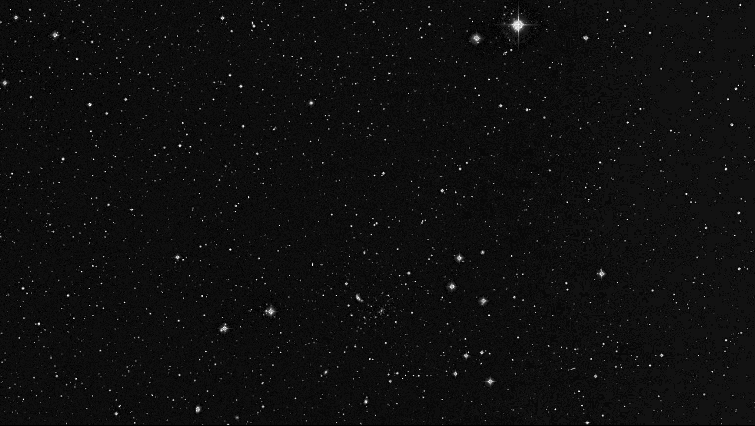
#> input picture estrellas/estrella_facil.png, 755 x 426 px
$ jupyter execute estrella_facil.ipynb
#> lines starting #> are read from the running program, lines starting #| are printed output that depends on the picture; after the words box and inside, x2 and y2 are one past the last pixel; in counts of white or black regions, pixels touching at a corner belong together
[cell 1]
import numpy as np
import matplotlib.pyplot as plt
import cv2 as cv

[cell 2]
# Leemos la imagen e imprimimos sus caracteristicas

img = cv.imread('estrella_facil.png',cv.IMREAD_GRAYSCALE)
#> img is the input picture: shape (426, 755); min 0, max 255, mean 15

[cell 3]
print('Estructura de la imagen: {}'.format(img.shape))
#| Estructura de la imagen: (426, 755)
print('Cantidad total de pixeles: {}'.format(img.size))
#| Cantidad total de pixeles: 321630
print('Tipo de dato de cada pixel: {}'.format(img.dtype))
#| Tipo de dato de cada pixel: uint8

if len(img.shape)==3:
    print('Imagen COLOR')
else:
    print('Imagen BW')


# Muestamos la imagen original

plt.imshow(img, cmap='gray');

[cell 4]
# Para encontrar la estrella mas brillante, primero intentamos buscando el pixel con mayor valor

(minVal, maxVal, minLoc, maxLoc) = cv.minMaxLoc(img)
#> minVal = 0; maxVal = 255; minLoc = (0, 425); maxLoc = (518, 24)

anotaciones = np.zeros(img.shape, dtype='uint8')
cv.circle(anotaciones, maxLoc,20,255,2,cv.LINE_AA) # Dibujamos un circulo en la posición encontrada
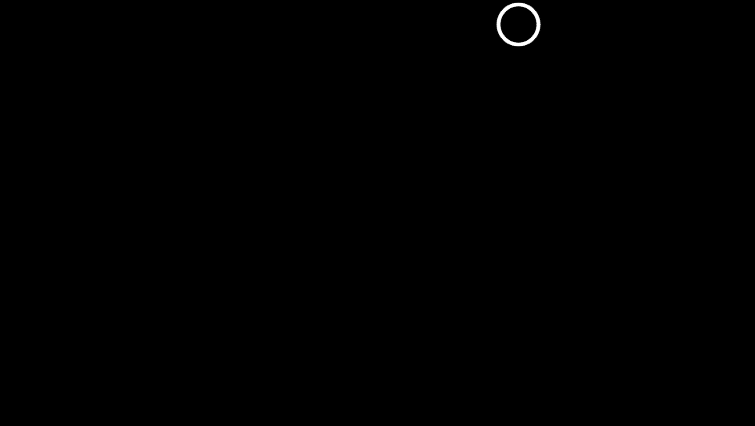
#> anotaciones: shape (426, 755); min 0, max 255, mean 0.4

img_suma = cv.add(img,anotaciones)
plt.imshow(img_suma, cmap='gray');

[cell 5]
ret, mask = cv.threshold(img,160,255, cv.THRESH_BINARY_INV)
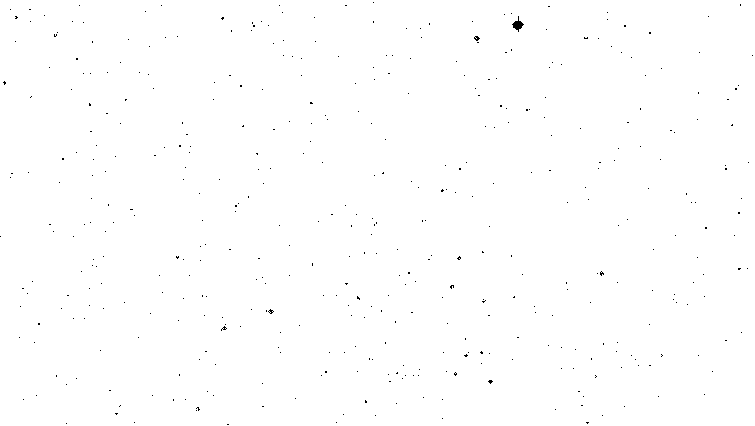
#> mask: shape (426, 755); 99.7% white; black in thin lines or dots

#plt.imshow(mask, cmap='gray');
#gray = cv.cvtColor(img, cv.COLOR_BGR2GRAY) # convert to grayscale
# threshold to get just the signature (INVERTED)
retval, thresh_gray = cv.threshold(mask, thresh=100, maxval=255, \
                                   type=cv.THRESH_BINARY_INV)
#> thresh_gray: shape (426, 755); 0.26% white in thin lines or dots

contours, hierarchy = cv.findContours(thresh_gray,cv.RETR_LIST, \
                                   cv.CHAIN_APPROX_SIMPLE)
#> contours = 447 contours, 446 with area under 20; largest, box (x1, y1, x2, y2) and area: (512, 16, 524, 32) 61

# Find object with the biggest bounding box
mx = (0,0,0,0)      # biggest bounding box so far
mx_area = 0
for cont in contours:
    x,y,w,h = cv.boundingRect(cont)
    area = w*h
    if area > mx_area:
        mx = x,y,w,h
        mx_area = area
#> this loop made 447 passes
#> (x, y, w, h, area, mx_area) on passes 38, 104, 431: (488, 380, 5, 4, 20, 20), (221, 326, 6, 5, 30, 30), (512, 16, 12, 16, 192, 192)
#> after the loop, mx_area = 192
x,y,w,h = mx

[cell 6]
x,y,w,h
#> Out = (512, 16, 12, 16)

[cell 7]
anotaciones = np.zeros(img.shape, dtype='uint8')
cv.circle(anotaciones, (x,y),20,255,2,cv.LINE_AA) # Dibujamos un circulo en la posición encontrada

img_suma = cv.add(img,anotaciones)
plt.imshow(img_suma, cmap='gray');
